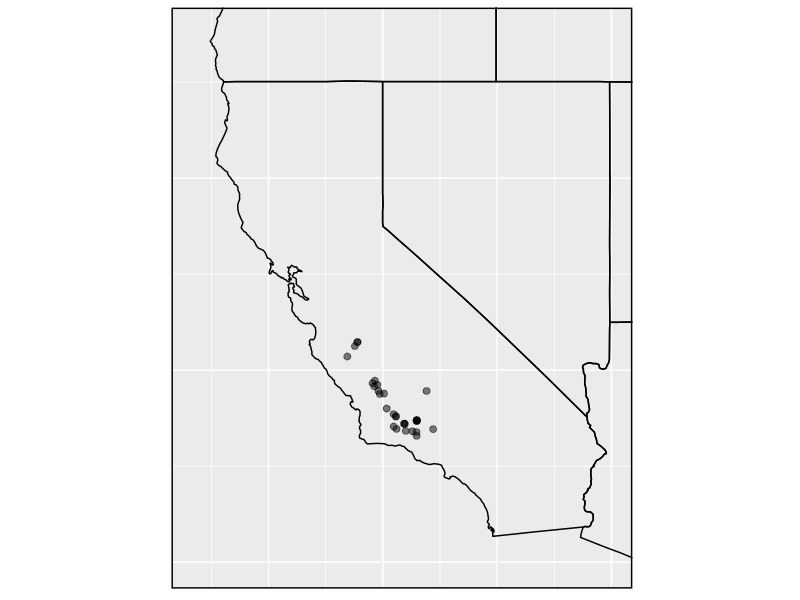

Generate this figure with R:
# Make a quick map of sites or specimen localities
# Created by Megan Bontrager, 13 Nov 2018


# libraries and data ------------------------------------------------------

library(tidyverse)
library(maps) # for state boundaries
library(cowplot) # for map aesthetics


# read in data: should be in csv format with columns latitude and longitude.
locs = read_csv(file = "sample_locations.csv")


# quick map (unprojected) -------------------------------------------------

states = map_data("state")

ggplot() +
  # set edges of map (can adjust depending on scale of localities)
  coord_quickmap(xlim = c(-125, -114), ylim = c(32, 43)) +
  # plot the map of states, group argument prevents ggplot from trying to connect different polygons
  geom_polygon(data = states, aes(x = long, y = lat, group = group), color = "black", alpha = 0) +
  # plot localities
  geom_point(data = locs, aes(x = longitude, y = latitude), alpha = 0.5, size = 2) +
  # get rid of axes
  theme(axis.title = element_blank(), axis.text = element_blank(), axis.ticks = element_blank(), axis.line = element_blank()) +
  # put a rectangle around the map
  panel_border(colour = "black", size = 1, remove = FALSE)





